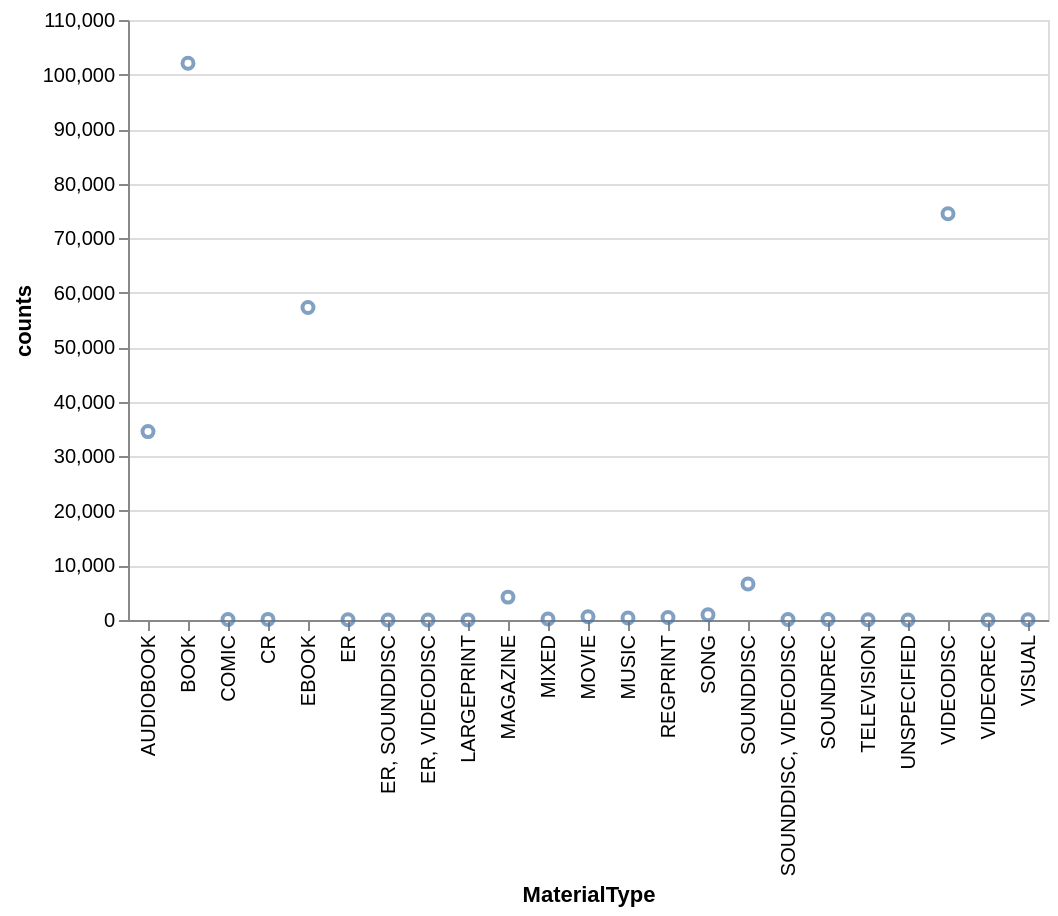

The notebook cell saved with this chart:
### Code cell
source = seattle_df['MaterialType'].value_counts().rename_axis('MaterialType').reset_index(name='counts')
alt.Chart(source).mark_point().encode(
    x='MaterialType',
    y='counts'
)

### Figure 1 — Vega-Lite specification as saved in the notebook (floating-point values rounded to 4 significant figures)
{"config": {"view": {"continuousWidth": 300, "continuousHeight": 300}}, "data": {"name": "data-968481b684d5dfeb3cc118200e184fc7"}, "mark": {"type": "point"}, "encoding": {"x": {"field": "MaterialType", "type": "nominal"}, "y": {"field": "counts", "type": "quantitative"}}, "$schema": "https://vega.github.io/schema/vega-lite/v5.20.1.json", "datasets": {"data-968481b684d5dfeb3cc118200e184fc7": [{"MaterialType": "BOOK", "counts": 102076}, {"MaterialType": "VIDEODISC", "counts": 74473}, {"MaterialType": "EBOOK", "counts": 57299}, {"MaterialType": "AUDIOBOOK", "counts": 34542}, {"MaterialType": "SOUNDDISC", "counts": 6593}, {"MaterialType": "MAGAZINE", "counts": 4197}, {"MaterialType": "SONG", "counts": 975}, {"MaterialType": "MOVIE", "counts": 596}, {"MaterialType": "REGPRINT", "counts": 447}, {"MaterialType": "MUSIC", "counts": 382}, {"MaterialType": "MIXED", "counts": 195}, {"MaterialType": "CR", "counts": 112}, {"MaterialType": "SOUNDDISC, VIDEODISC", "counts": 89}, {"MaterialType": "COMIC", "counts": 83}, {"MaterialType": "SOUNDREC", "counts": 82}, {"MaterialType": "TELEVISION", "counts": 39}, {"MaterialType": "ER", "counts": 34}, {"MaterialType": "VISUAL", "counts": 31}, {"MaterialType": "LARGEPRINT", "counts": 19}, {"MaterialType": "ER, SOUNDDISC", "counts": 10}, {"MaterialType": "ER, VIDEODISC", "counts": 9}, {"MaterialType": "VIDEOREC", "counts": 2}, {"MaterialType": "UNSPECIFIED", "counts": 2}]}}
